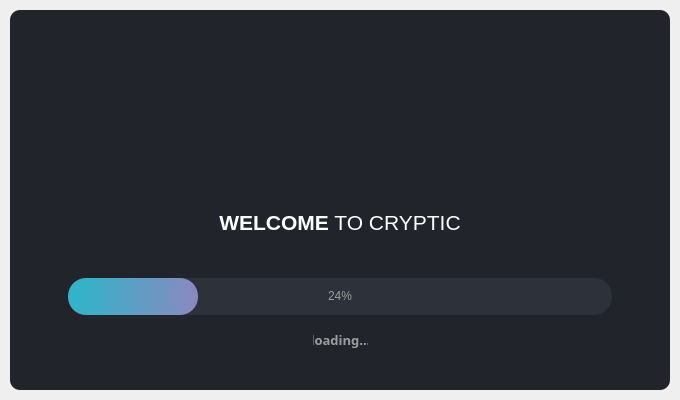
<?xml version="1.0" encoding="UTF-8"?>
<ui version="4.0">
 <class>SplashScreen</class>
 <widget class="QMainWindow" name="SplashScreen">
  <property name="geometry">
   <rect>
    <x>0</x>
    <y>0</y>
    <width>680</width>
    <height>400</height>
   </rect>
  </property>
  <property name="windowTitle">
   <string>MainWindow</string>
  </property>
  <widget class="QWidget" name="centralwidget">
   <layout class="QVBoxLayout" name="verticalLayout">
    <property name="spacing">
     <number>0</number>
    </property>
    <property name="leftMargin">
     <number>10</number>
    </property>
    <property name="topMargin">
     <number>10</number>
    </property>
    <property name="rightMargin">
     <number>10</number>
    </property>
    <property name="bottomMargin">
     <number>10</number>
    </property>
    <item>
     <widget class="QFrame" name="frame">
      <property name="styleSheet">
       <string notr="true">background: #21252B;
border-radius: 10px;</string>
      </property>
      <property name="frameShape">
       <enum>QFrame::StyledPanel</enum>
      </property>
      <property name="frameShadow">
       <enum>QFrame::Raised</enum>
      </property>
      <widget class="QFrame" name="frame_2">
       <property name="geometry">
        <rect>
         <x>90</x>
         <y>60</y>
         <width>458</width>
         <height>94</height>
        </rect>
       </property>
       <property name="styleSheet">
        <string notr="true">background: url(:/images/images/images/splash-logo.png);</string>
       </property>
       <property name="frameShape">
        <enum>QFrame::StyledPanel</enum>
       </property>
       <property name="frameShadow">
        <enum>QFrame::Raised</enum>
       </property>
      </widget>
      <widget class="QLabel" name="label">
       <property name="geometry">
        <rect>
         <x>0</x>
         <y>200</y>
         <width>660</width>
         <height>24</height>
        </rect>
       </property>
       <property name="font">
        <font>
         <family>Segoe UI</family>
         <pointsize>16</pointsize>
         <weight>50</weight>
         <bold>false</bold>
        </font>
       </property>
       <property name="styleSheet">
        <string notr="true">color: #FFFFFF;</string>
       </property>
       <property name="text">
        <string>&lt;strong&gt;WELCOME&lt;/strong&gt; TO CRYPTIC</string>
       </property>
       <property name="alignment">
        <set>Qt::AlignCenter</set>
       </property>
      </widget>
      <widget class="QProgressBar" name="progressBar">
       <property name="geometry">
        <rect>
         <x>58</x>
         <y>268</y>
         <width>544</width>
         <height>37</height>
        </rect>
       </property>
       <property name="styleSheet">
        <string notr="true">QProgressBar {
	
	background-color: #2C313A;
	color: #9B9D9F;
	border-style: none;
	border-radius: 18px;
	text-align: center;
}
QProgressBar::chunk{
	border-radius: 18px;
	background-color: qlineargradient(spread:pad, x1:0, y1:0.511364, x2:1, y2:0.523, stop:0 #2AB7CA, stop:1 #8C88BF);
}</string>
       </property>
       <property name="value">
        <number>24</number>
       </property>
      </widget>
      <widget class="QLabel" name="label_2">
       <property name="geometry">
        <rect>
         <x>303</x>
         <y>320</y>
         <width>55</width>
         <height>20</height>
        </rect>
       </property>
       <property name="font">
        <font>
         <family>Segoe UI Semibold</family>
         <pointsize>10</pointsize>
         <weight>75</weight>
         <bold>true</bold>
        </font>
       </property>
       <property name="styleSheet">
        <string notr="true">color: #9B9D9F;</string>
       </property>
       <property name="text">
        <string>loading...</string>
       </property>
       <property name="alignment">
        <set>Qt::AlignCenter</set>
       </property>
      </widget>
     </widget>
    </item>
   </layout>
  </widget>
 </widget>
 <resources>
  <include location="resources.qrc"/>
 </resources>
 <connections/>
</ui>
